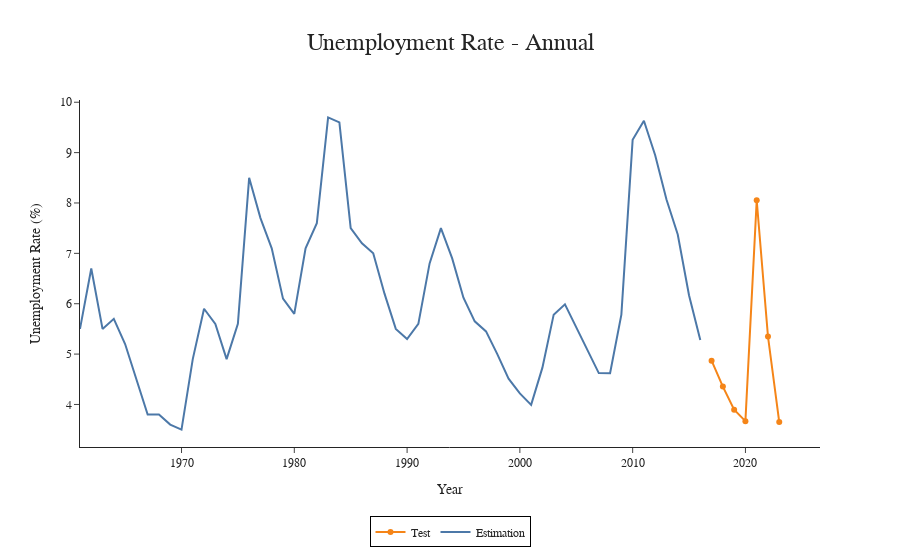

Write notebook code for a chart like this one.
### Code cell
# Plotting the data
fig = go.Figure()
fig.add_trace(go.Scatter(x=training_data.index, y=training_data['Value'], name='Estimation'))
fig.add_trace(go.Scatter(x=test_data.index, y=test_data['Value'], name='Test'))
fig.update_layout(xaxis_title="Year", yaxis_title="Unemployment Rate (%)", title_text="Unemployment Rate - Annual")
fig.show()
